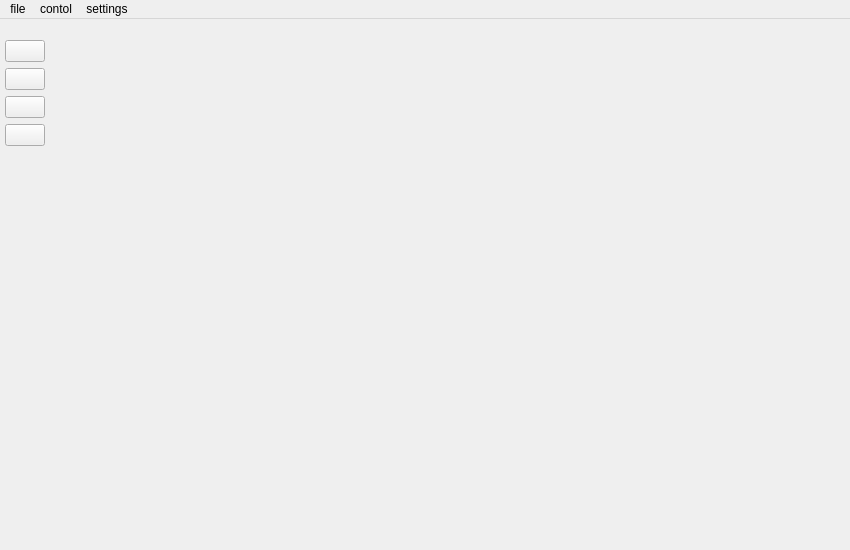
<?xml version="1.0" encoding="UTF-8"?>
<ui version="4.0">
 <class>MainWindow</class>
 <widget class="QMainWindow" name="MainWindow">
  <property name="geometry">
   <rect>
    <x>0</x>
    <y>0</y>
    <width>850</width>
    <height>550</height>
   </rect>
  </property>
  <property name="windowTitle">
   <string>Graffit Robotics</string>
  </property>
  <property name="windowIcon">
   <iconset resource="../../resource/resource.qrc">
    <normaloff>:/icons/img/icon.png</normaloff>:/icons/img/icon.png</iconset>
  </property>
  <property name="documentMode">
   <bool>false</bool>
  </property>
  <widget class="QWidget" name="centralwidget">
   <layout class="QGridLayout" name="gridLayout">
    <property name="leftMargin">
     <number>5</number>
    </property>
    <property name="topMargin">
     <number>5</number>
    </property>
    <property name="rightMargin">
     <number>5</number>
    </property>
    <property name="bottomMargin">
     <number>5</number>
    </property>
    <property name="spacing">
     <number>6</number>
    </property>
    <item row="2" column="0">
     <widget class="QPushButton" name="homeButton">
      <property name="maximumSize">
       <size>
        <width>60</width>
        <height>16777215</height>
       </size>
      </property>
      <property name="toolTip">
       <string>main</string>
      </property>
      <property name="text">
       <string/>
      </property>
      <property name="icon">
       <iconset resource="../../resource/resource.qrc">
        <normaloff>:/icons/img/home.svg</normaloff>:/icons/img/home.svg</iconset>
      </property>
     </widget>
    </item>
    <item row="0" column="0" colspan="2">
     <layout class="QHBoxLayout" name="infoLayout"/>
    </item>
    <item row="1" column="1" rowspan="6">
     <widget class="QStackedWidget" name="viewerWidget">
      <widget class="QWidget" name="page">
       <layout class="QVBoxLayout" name="rviz_layout"/>
      </widget>
      <widget class="QWidget" name="editor">
       <layout class="QVBoxLayout" name="editProgrammLayout"/>
      </widget>
      <widget class="QWidget" name="exec">
       <layout class="QVBoxLayout" name="executorLayout"/>
      </widget>
      <widget class="QWidget" name="rigister">
       <layout class="QVBoxLayout" name="registerLayout"/>
      </widget>
     </widget>
    </item>
    <item row="4" column="0">
     <widget class="QPushButton" name="runButton">
      <property name="maximumSize">
       <size>
        <width>60</width>
        <height>16777215</height>
       </size>
      </property>
      <property name="toolTip">
       <string>startup programm</string>
      </property>
      <property name="text">
       <string/>
      </property>
      <property name="icon">
       <iconset resource="../../resource/resource.qrc">
        <normaloff>:/icons/img/play.svg</normaloff>:/icons/img/play.svg</iconset>
      </property>
     </widget>
    </item>
    <item row="1" column="0">
     <spacer name="verticalSpacer_3">
      <property name="orientation">
       <enum>Qt::Vertical</enum>
      </property>
      <property name="sizeType">
       <enum>QSizePolicy::Fixed</enum>
      </property>
      <property name="sizeHint" stdset="0">
       <size>
        <width>30</width>
        <height>10</height>
       </size>
      </property>
     </spacer>
    </item>
    <item row="3" column="0">
     <widget class="QPushButton" name="progButton">
      <property name="maximumSize">
       <size>
        <width>60</width>
        <height>16777215</height>
       </size>
      </property>
      <property name="toolTip">
       <string>programm editor</string>
      </property>
      <property name="text">
       <string/>
      </property>
      <property name="icon">
       <iconset resource="../../resource/resource.qrc">
        <normaloff>:/icons/img/layers.svg</normaloff>:/icons/img/layers.svg</iconset>
      </property>
     </widget>
    </item>
    <item row="6" column="0">
     <spacer name="verticalSpacer">
      <property name="orientation">
       <enum>Qt::Vertical</enum>
      </property>
      <property name="sizeHint" stdset="0">
       <size>
        <width>20</width>
        <height>303</height>
       </size>
      </property>
     </spacer>
    </item>
    <item row="5" column="0">
     <widget class="QPushButton" name="regButton">
      <property name="maximumSize">
       <size>
        <width>60</width>
        <height>16777215</height>
       </size>
      </property>
      <property name="toolTip">
       <string>register editor</string>
      </property>
      <property name="text">
       <string/>
      </property>
      <property name="icon">
       <iconset resource="../../resource/resource.qrc">
        <normaloff>:/icons/img/server.svg</normaloff>:/icons/img/server.svg</iconset>
      </property>
     </widget>
    </item>
   </layout>
   <zorder>viewerWidget</zorder>
   <zorder>regButton</zorder>
   <zorder>homeButton</zorder>
   <zorder>runButton</zorder>
   <zorder>progButton</zorder>
  </widget>
  <widget class="QMenuBar" name="menubar">
   <property name="geometry">
    <rect>
     <x>0</x>
     <y>0</y>
     <width>850</width>
     <height>22</height>
    </rect>
   </property>
   <widget class="QMenu" name="menu">
    <property name="title">
     <string>file</string>
    </property>
    <addaction name="createFileAction"/>
    <addaction name="openFileAction"/>
    <addaction name="saveAction"/>
    <addaction name="saveAsFileAction"/>
   </widget>
   <widget class="QMenu" name="menu_2">
    <property name="title">
     <string>contol</string>
    </property>
    <addaction name="motorContrlAction"/>
    <addaction name="resetAction"/>
    <addaction name="connectSTM_action"/>
   </widget>
   <widget class="QMenu" name="menu_3">
    <property name="title">
     <string>settings</string>
    </property>
    <widget class="QMenu" name="menu_4">
     <property name="title">
      <string>choose language</string>
     </property>
     <addaction name="changeLanguageEnglish"/>
     <addaction name="changeLanguageRussian"/>
    </widget>
    <addaction name="menu_4"/>
   </widget>
   <addaction name="menu"/>
   <addaction name="menu_2"/>
   <addaction name="menu_3"/>
  </widget>
  <action name="createFileAction">
   <property name="icon">
    <iconset resource="../../resource/resource.qrc">
     <normaloff>:/icons/img/file-plus.svg</normaloff>:/icons/img/file-plus.svg</iconset>
   </property>
   <property name="text">
    <string>create file</string>
   </property>
   <property name="shortcut">
    <string>Ctrl+N</string>
   </property>
  </action>
  <action name="openFileAction">
   <property name="icon">
    <iconset resource="../../resource/resource.qrc">
     <normaloff>:/icons/img/file.svg</normaloff>:/icons/img/file.svg</iconset>
   </property>
   <property name="text">
    <string>open file</string>
   </property>
   <property name="shortcut">
    <string>Ctrl+O</string>
   </property>
  </action>
  <action name="saveAsFileAction">
   <property name="icon">
    <iconset resource="../../resource/resource.qrc">
     <normaloff>:/icons/img/file-text.svg</normaloff>:/icons/img/file-text.svg</iconset>
   </property>
   <property name="text">
    <string>save file as ...</string>
   </property>
   <property name="shortcut">
    <string>Ctrl+Shift+S</string>
   </property>
  </action>
  <action name="motorContrlAction">
   <property name="icon">
    <iconset resource="../../resource/resource.qrc">
     <normaloff>:/icons/img/trello.svg</normaloff>:/icons/img/trello.svg</iconset>
   </property>
   <property name="text">
    <string>motion control</string>
   </property>
   <property name="shortcut">
    <string>Ctrl+M</string>
   </property>
  </action>
  <action name="resetAction">
   <property name="icon">
    <iconset resource="../../resource/resource.qrc">
     <normaloff>:/icons/img/repeat.svg</normaloff>:/icons/img/repeat.svg</iconset>
   </property>
   <property name="text">
    <string>reset errors</string>
   </property>
   <property name="shortcut">
    <string>Ctrl+R</string>
   </property>
  </action>
  <action name="connectSTM_action">
   <property name="icon">
    <iconset resource="../../resource/resource.qrc">
     <normaloff>:/icons/img/shuffle.svg</normaloff>:/icons/img/shuffle.svg</iconset>
   </property>
   <property name="text">
    <string>connect mcu</string>
   </property>
   <property name="shortcut">
    <string>Ctrl+K</string>
   </property>
  </action>
  <action name="saveAction">
   <property name="icon">
    <iconset resource="../../resource/resource.qrc">
     <normaloff>:/icons/img/save.svg</normaloff>:/icons/img/save.svg</iconset>
   </property>
   <property name="text">
    <string>save</string>
   </property>
   <property name="shortcut">
    <string>Ctrl+S</string>
   </property>
  </action>
  <action name="changeLanguageEnglish">
   <property name="text">
    <string>english</string>
   </property>
  </action>
  <action name="changeLanguageRussian">
   <property name="text">
    <string>russian</string>
   </property>
  </action>
 </widget>
 <resources>
  <include location="../../resource/resource.qrc"/>
 </resources>
 <connections/>
</ui>
